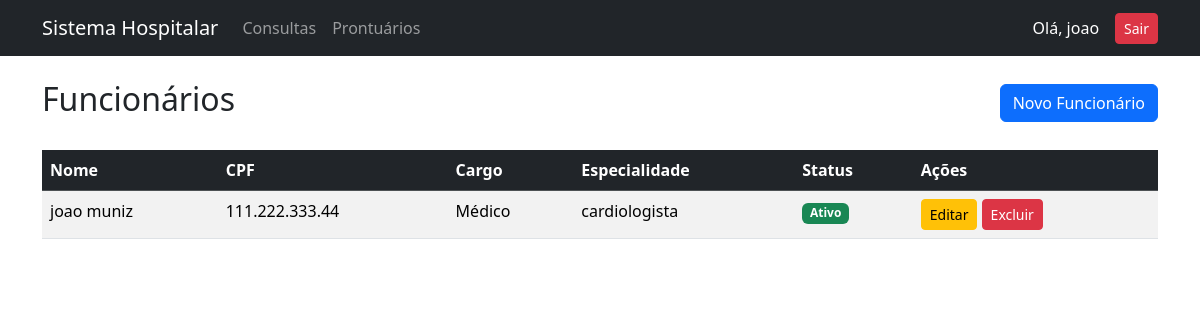
/funcionarios/ (signed in), run on the app's committed database.
### funcionarios/models.py (models this page shows, shortened)
class Funcionario(models.Model):
    CARGOS = [
        ('MEDICO', 'Médico'),
        ('RECEPCIONISTA', 'Recepcionista'),
        ('ADMIN', 'Administrador')
    ]
    usuario = models.OneToOneField(
        User,
        on_delete=models.CASCADE,
        related_name='funcionario'
    )
    nome = models.CharField(max_length=255)
    cpf = models.CharField(
        max_length=14,
        unique=True
    )
    cargo = models.CharField(
        max_length=20,
        choices=CARGOS
    )
    especialidade = models.CharField(
        max_length=255,
        blank=True,
        null=True
    )
    ativo = models.BooleanField(default=True)
    criado_em = models.DateTimeField(
        auto_now_add=True
    )

### funcionarios/views.py (the view)
# urls.py: path('', FuncionarioListView.as_view(), name='listar_funcionarios'),
class FuncionarioListView(LoginRequiredMixin, ListView):
    model = Funcionario
    template_name = 'funcionarios/listar.html'
    context_object_name = 'funcionarios'

### funcionarios/templates/funcionarios/listar.html
{% extends 'base.html' %}
{% block content %}
<div class="d-flex justify-content-between align-items-center mb-4">
    <h2>
        Funcionários
    </h2>
    <a
        href="{% url 'cadastrar_funcionario' %}"
        class="btn btn-primary"
    >
        Novo Funcionário
    </a>
</div>
<table class="table table-striped table-hover">
    <thead class="table-dark">
        <tr>
            <th>Nome</th>
            <th>CPF</th>
            <th>Cargo</th>
            <th>Especialidade</th>
            <th>Status</th>
            <th>Ações</th>
        </tr>
    </thead>
    <tbody>
        {% for funcionario in funcionarios %}
            <tr>
                <td>
                    {{ funcionario.nome }}
                </td>
                <td>
                    {{ funcionario.cpf }}
                </td>
                <td>
                    {{ funcionario.get_cargo_display }}
                </td>
                <td>
                    {{ funcionario.especialidade }}
                </td>
                <td>
                    {% if funcionario.ativo %}
                        <span class="badge bg-success">
                            Ativo
                        </span>
                    {% else %}
                        <span class="badge bg-danger">
                            Inativo
                        </span>
                    {% endif %}
                </td>
                <td>
                    <a
                        href="{% url 'editar_funcionario' funcionario.pk %}"
                        class="btn btn-warning btn-sm"
                    >
                        Editar
                    </a>
                    <a
                        href="{% url 'deletar_funcionario' funcionario.pk %}"
                        class="btn btn-danger btn-sm"
                    >
                        Excluir
                    </a>
                </td>
            </tr>
        {% empty %}
            <tr>
                <td colspan="6">
                    Nenhum funcionário cadastrado.
                </td>
            </tr>
        {% endfor %}
    </tbody>
</table>
{% endblock %}

### templates/base.html (shortened to what this page needs)
<!DOCTYPE html>
<html lang="pt-br">
<head>
    <link
        href="https://cdn.jsdelivr.net/npm/bootstrap@5.3.3/dist/css/bootstrap.min.css"
        rel="stylesheet"
    >
</head>
<body>
    <nav class="navbar navbar-expand-lg navbar-dark bg-dark mb-4">
        <div class="container">
            <a
                class="navbar-brand"
                href="{% url 'dashboard' %}"
            >
                Sistema Hospitalar
            </a>
            <div class="collapse navbar-collapse">
                {% if user.is_authenticated %}
                    <ul class="navbar-nav me-auto">
                        {% if user.funcionario.cargo == 'RECEPCIONISTA' or user.funcionario.cargo == 'MEDICO' or user.funcionario.cargo == 'ADMIN' %}
                            <li class="nav-item">
                                <a class="nav-link" href="{% url 'listar_consultas' %}">
                                    Consultas
                                </a>
                            </li>
                        {% endif %}
                        {% if user.funcionario.cargo == 'MEDICO' or user.funcionario.cargo == 'ADMIN' %}
                            <li class="nav-item">
                                <a class="nav-link" href="{% url 'listar_prontuarios' %}">
                                    Prontuários
                                </a>
                            </li>
                        {% endif %}
                    </ul>
                    <div class="d-flex align-items-center gap-3">
                        <span class="text-white">
                            Olá, {{ user.username }}
                        </span>
                        <form
                            method="POST"
                            action="{% url 'logout' %}"
                        >
                            <button class="btn btn-danger btn-sm">
                                Sair
                            </button>
                        </form>
                    </div>
                {% endif %}
            </div>
        </div>
    </nav>
    <div class="container mt-4">
        {% block content %}
        {% endblock %}
    </div>
</body>
</html>

### data on the page
Funcionario: nome "joao muniz", cpf "111.222.333.44", cargo "Médico", especialidade "cardiologista", ativo "Ativo"

### other printed values
{{ user.username }} "joao"
